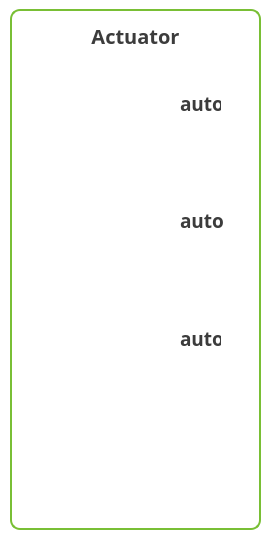
   <widget class="QFrame" name="frame_25">
    <property name="geometry">
     <rect>
      <x>15</x>
      <y>210</y>
      <width>261</width>
      <height>541</height>
     </rect>
    </property>
    <property name="styleSheet">
     <string notr="true">background:transparent</string>
    </property>
    <property name="frameShape">
     <enum>QFrame::StyledPanel</enum>
    </property>
    <property name="frameShadow">
     <enum>QFrame::Raised</enum>
    </property>
    <widget class="QLabel" name="label_29">
     <property name="geometry">
      <rect>
       <x>10</x>
       <y>9</y>
       <width>251</width>
       <height>521</height>
      </rect>
     </property>
     <property name="styleSheet">
      <string notr="true">background-color:qlineargradient(spread:pad, x1:0.5, y1:0.5, x2:1, y2:1, stop:0 rgba(255, 255, 255, 0), stop:1 rgba(255, 255, 255, 60));
border : 2px solid rgb(121,191,53);
border-radius : 10px</string>
     </property>
     <property name="text">
      <string/>
     </property>
    </widget>
    <widget class="QLabel" name="label_42">
     <property name="geometry">
      <rect>
       <x>80</x>
       <y>20</y>
       <width>111</width>
       <height>31</height>
      </rect>
     </property>
     <property name="font">
      <font>
       <family>나눔스퀘어 Bold</family>
       <pointsize>15</pointsize>
       <weight>75</weight>
       <bold>true</bold>
      </font>
     </property>
     <property name="styleSheet">
      <string notr="true">background:transparent;
color:rgb(60,60,60)</string>
     </property>
     <property name="text">
      <string>Actuator</string>
     </property>
     <property name="alignment">
      <set>Qt::AlignCenter</set>
     </property>
    </widget>
    <widget class="QPushButton" name="fan_switch">
     <property name="geometry">
      <rect>
       <x>50</x>
       <y>180</y>
       <width>95</width>
       <height>95</height>
      </rect>
     </property>
     <property name="styleSheet">
      <string notr="true">QPushButton{background:transparent;
border:transparent;
border-radius:42px;
image: url(:/img/resources/fan_off.png);
}
QPushButton:checked{background:transparent;
border:transparent;
border-radius:42px;
image:url(:/img/resources/fan_on.png);}</string>
     </property>
     <property name="text">
      <string/>
     </property>
    </widget>
    <widget class="QPushButton" name="led_switch">
     <property name="geometry">
      <rect>
       <x>50</x>
       <y>65</y>
       <width>95</width>
       <height>95</height>
      </rect>
     </property>
     <property name="styleSheet">
      <string notr="true">QPushButton{background:transparent;
border:transparent;
border-radius:42px;
image: url(:/img/resources/light_off.png);
}
QPushButton:checked{background:transparent;
border:transparent;
border-radius:42px;
image:url(:/img/resources/light_on.png);}</string>
     </property>
     <property name="text">
      <string/>
     </property>
    </widget>
    <widget class="QCheckBox" name="fan_auto">
     <property name="geometry">
      <rect>
       <x>160</x>
       <y>210</y>
       <width>81</width>
       <height>21</height>
      </rect>
     </property>
     <property name="font">
      <font>
       <family>나눔스퀘어 Bold</family>
       <pointsize>14</pointsize>
       <weight>75</weight>
       <bold>true</bold>
      </font>
     </property>
     <property name="styleSheet">
      <string notr="true">color:rgb(60,60,60);
background:transparent;
border:transparent;</string>
     </property>
     <property name="text">
      <string>auto</string>
     </property>
    </widget>
    <widget class="QPushButton" name="cs_switch">
     <property name="geometry">
      <rect>
       <x>50</x>
       <y>295</y>
       <width>95</width>
       <height>95</height>
      </rect>
     </property>
     <property name="styleSheet">
      <string notr="true">QPushButton{background:transparent;
border:transparent;
border-radius:42px;
image: url(:/img/resources/nut_off.png);
}
QPushButton:checked{background:transparent;
border:transparent;
border-radius:42px;
image:url(:/img/resources/nut_on.png);}</string>
     </property>
     <property name="text">
      <string/>
     </property>
     <property name="checkable">
      <bool>true</bool>
     </property>
    </widget>
    <widget class="QPushButton" name="blackout_check_button">
     <property name="geometry">
      <rect>
       <x>50</x>
       <y>410</y>
       <width>95</width>
       <height>95</height>
      </rect>
     </property>
     <property name="styleSheet">
      <string notr="true">QPushButton{background:transparent;
border:transparent;
border-radius:42px;
image: url(:/img/resources/elec_off.png);
}
QPushButton:pressed{background:transparent;
border:transparent;
border-radius:42px;
image:url(:/img/resources/elec_on.png);}</string>
     </property>
     <property name="text">
      <string/>
     </property>
     <property name="checkable">
      <bool>false</bool>
     </property>
    </widget>
    <widget class="QCheckBox" name="cs_auto">
     <property name="geometry">
      <rect>
       <x>160</x>
       <y>330</y>
       <width>61</width>
       <height>16</height>
      </rect>
     </property>
     <property name="font">
      <font>
       <family>나눔스퀘어 Bold</family>
       <pointsize>14</pointsize>
       <weight>75</weight>
       <bold>true</bold>
      </font>
     </property>
     <property name="styleSheet">
      <string notr="true">color:rgb(60,60,60);
background:transparent;
border:transparent;</string>
     </property>
     <property name="text">
      <string>auto</string>
     </property>
    </widget>
    <widget class="QCheckBox" name="led_auto">
     <property name="geometry">
      <rect>
       <x>160</x>
       <y>95</y>
       <width>61</width>
       <height>16</height>
      </rect>
     </property>
     <property name="font">
      <font>
       <family>나눔스퀘어 Bold</family>
       <pointsize>14</pointsize>
       <weight>75</weight>
       <bold>true</bold>
      </font>
     </property>
     <property name="styleSheet">
      <string notr="true">color:rgb(60,60,60);
background:transparent;
border:transparent;</string>
     </property>
     <property name="text">
      <string>auto</string>
     </property>
    </widget>
   </widget>
